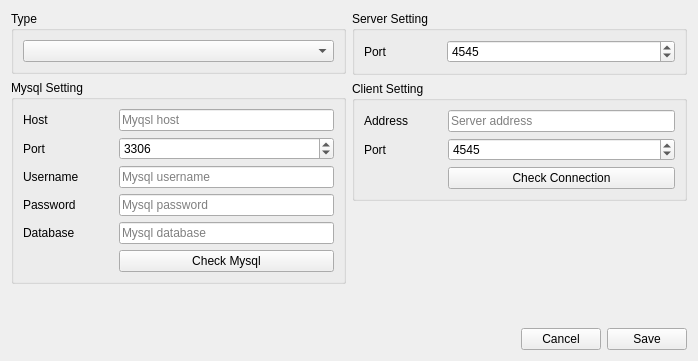
<?xml version="1.0" encoding="UTF-8"?>
<ui version="4.0">
 <class>SettingDialog</class>
 <widget class="QDialog" name="SettingDialog">
  <property name="geometry">
   <rect>
    <x>0</x>
    <y>0</y>
    <width>698</width>
    <height>361</height>
   </rect>
  </property>
  <property name="windowTitle">
   <string>Dialog</string>
  </property>
  <layout class="QVBoxLayout" name="verticalLayout_3">
   <item>
    <layout class="QHBoxLayout" name="horizontalLayout_2">
     <property name="topMargin">
      <number>0</number>
     </property>
     <item>
      <layout class="QVBoxLayout" name="verticalLayout_4">
       <property name="topMargin">
        <number>0</number>
       </property>
       <property name="bottomMargin">
        <number>0</number>
       </property>
       <item>
        <widget class="QGroupBox" name="groupBox">
         <property name="title">
          <string>Type</string>
         </property>
         <layout class="QVBoxLayout" name="verticalLayout_2">
          <item>
           <widget class="QComboBox" name="comboType"/>
          </item>
         </layout>
        </widget>
       </item>
       <item>
        <widget class="QGroupBox" name="groupMysql">
         <property name="title">
          <string>Mysql Setting</string>
         </property>
         <layout class="QFormLayout" name="formLayout">
          <property name="horizontalSpacing">
           <number>40</number>
          </property>
          <item row="0" column="0">
           <widget class="QLabel" name="label">
            <property name="text">
             <string>Host</string>
            </property>
           </widget>
          </item>
          <item row="0" column="1">
           <widget class="QLineEdit" name="lineEditHost">
            <property name="placeholderText">
             <string>Myqsl host</string>
            </property>
           </widget>
          </item>
          <item row="1" column="0">
           <widget class="QLabel" name="label_2">
            <property name="text">
             <string>Port</string>
            </property>
           </widget>
          </item>
          <item row="1" column="1">
           <widget class="QSpinBox" name="spinBoxPort">
            <property name="minimum">
             <number>1</number>
            </property>
            <property name="maximum">
             <number>65000</number>
            </property>
            <property name="value">
             <number>3306</number>
            </property>
           </widget>
          </item>
          <item row="2" column="0">
           <widget class="QLabel" name="label_3">
            <property name="text">
             <string>Username</string>
            </property>
           </widget>
          </item>
          <item row="2" column="1">
           <widget class="QLineEdit" name="lineEditUsername">
            <property name="placeholderText">
             <string>Mysql username</string>
            </property>
           </widget>
          </item>
          <item row="3" column="0">
           <widget class="QLabel" name="label_4">
            <property name="text">
             <string>Password</string>
            </property>
           </widget>
          </item>
          <item row="3" column="1">
           <widget class="QLineEdit" name="lineEditPassword">
            <property name="placeholderText">
             <string>Mysql password</string>
            </property>
           </widget>
          </item>
          <item row="4" column="0">
           <widget class="QLabel" name="label_5">
            <property name="text">
             <string>Database</string>
            </property>
           </widget>
          </item>
          <item row="4" column="1">
           <widget class="QLineEdit" name="lineEditDatabase">
            <property name="placeholderText">
             <string>Mysql database</string>
            </property>
           </widget>
          </item>
          <item row="5" column="1">
           <widget class="QPushButton" name="pushCheckMysql">
            <property name="text">
             <string>Check Mysql</string>
            </property>
            <property name="autoDefault">
             <bool>false</bool>
            </property>
           </widget>
          </item>
         </layout>
        </widget>
       </item>
       <item>
        <spacer name="verticalSpacer">
         <property name="orientation">
          <enum>Qt::Vertical</enum>
         </property>
         <property name="sizeHint" stdset="0">
          <size>
           <width>20</width>
           <height>40</height>
          </size>
         </property>
        </spacer>
       </item>
      </layout>
     </item>
     <item>
      <layout class="QVBoxLayout" name="verticalLayout_5">
       <property name="leftMargin">
        <number>0</number>
       </property>
       <property name="bottomMargin">
        <number>20</number>
       </property>
       <item>
        <widget class="QGroupBox" name="groupServer">
         <property name="title">
          <string>Server Setting</string>
         </property>
         <layout class="QFormLayout" name="formLayout_2">
          <property name="horizontalSpacing">
           <number>60</number>
          </property>
          <item row="0" column="0">
           <widget class="QLabel" name="label_6">
            <property name="text">
             <string>Port</string>
            </property>
           </widget>
          </item>
          <item row="0" column="1">
           <widget class="QSpinBox" name="spinBoxServerPort">
            <property name="minimum">
             <number>1</number>
            </property>
            <property name="maximum">
             <number>65000</number>
            </property>
            <property name="value">
             <number>4545</number>
            </property>
           </widget>
          </item>
         </layout>
        </widget>
       </item>
       <item>
        <widget class="QGroupBox" name="groupClient">
         <property name="title">
          <string>Client Setting</string>
         </property>
         <layout class="QFormLayout" name="formLayout_3">
          <property name="horizontalSpacing">
           <number>40</number>
          </property>
          <item row="0" column="0">
           <widget class="QLabel" name="label_7">
            <property name="text">
             <string>Address</string>
            </property>
           </widget>
          </item>
          <item row="1" column="0">
           <widget class="QLabel" name="label_8">
            <property name="text">
             <string>Port</string>
            </property>
           </widget>
          </item>
          <item row="0" column="1">
           <widget class="QLineEdit" name="lineEditClientAddress">
            <property name="placeholderText">
             <string>Server address</string>
            </property>
           </widget>
          </item>
          <item row="1" column="1">
           <widget class="QSpinBox" name="spinBoxClientPort">
            <property name="minimum">
             <number>1</number>
            </property>
            <property name="maximum">
             <number>65000</number>
            </property>
            <property name="value">
             <number>4545</number>
            </property>
           </widget>
          </item>
          <item row="2" column="1">
           <widget class="QPushButton" name="pushCheckConnection">
            <property name="text">
             <string>Check Connection</string>
            </property>
            <property name="autoDefault">
             <bool>false</bool>
            </property>
           </widget>
          </item>
         </layout>
        </widget>
       </item>
       <item>
        <spacer name="verticalSpacer_2">
         <property name="orientation">
          <enum>Qt::Vertical</enum>
         </property>
         <property name="sizeHint" stdset="0">
          <size>
           <width>20</width>
           <height>40</height>
          </size>
         </property>
        </spacer>
       </item>
      </layout>
     </item>
    </layout>
   </item>
   <item>
    <layout class="QHBoxLayout" name="horizontalLayout">
     <item>
      <spacer name="horizontalSpacer">
       <property name="orientation">
        <enum>Qt::Horizontal</enum>
       </property>
       <property name="sizeHint" stdset="0">
        <size>
         <width>40</width>
         <height>20</height>
        </size>
       </property>
      </spacer>
     </item>
     <item>
      <widget class="QPushButton" name="pushCancel">
       <property name="text">
        <string>Cancel</string>
       </property>
       <property name="autoDefault">
        <bool>false</bool>
       </property>
      </widget>
     </item>
     <item>
      <widget class="QPushButton" name="pushSave">
       <property name="text">
        <string>Save</string>
       </property>
       <property name="autoDefault">
        <bool>false</bool>
       </property>
      </widget>
     </item>
    </layout>
   </item>
  </layout>
 </widget>
 <resources/>
 <connections/>
</ui>
